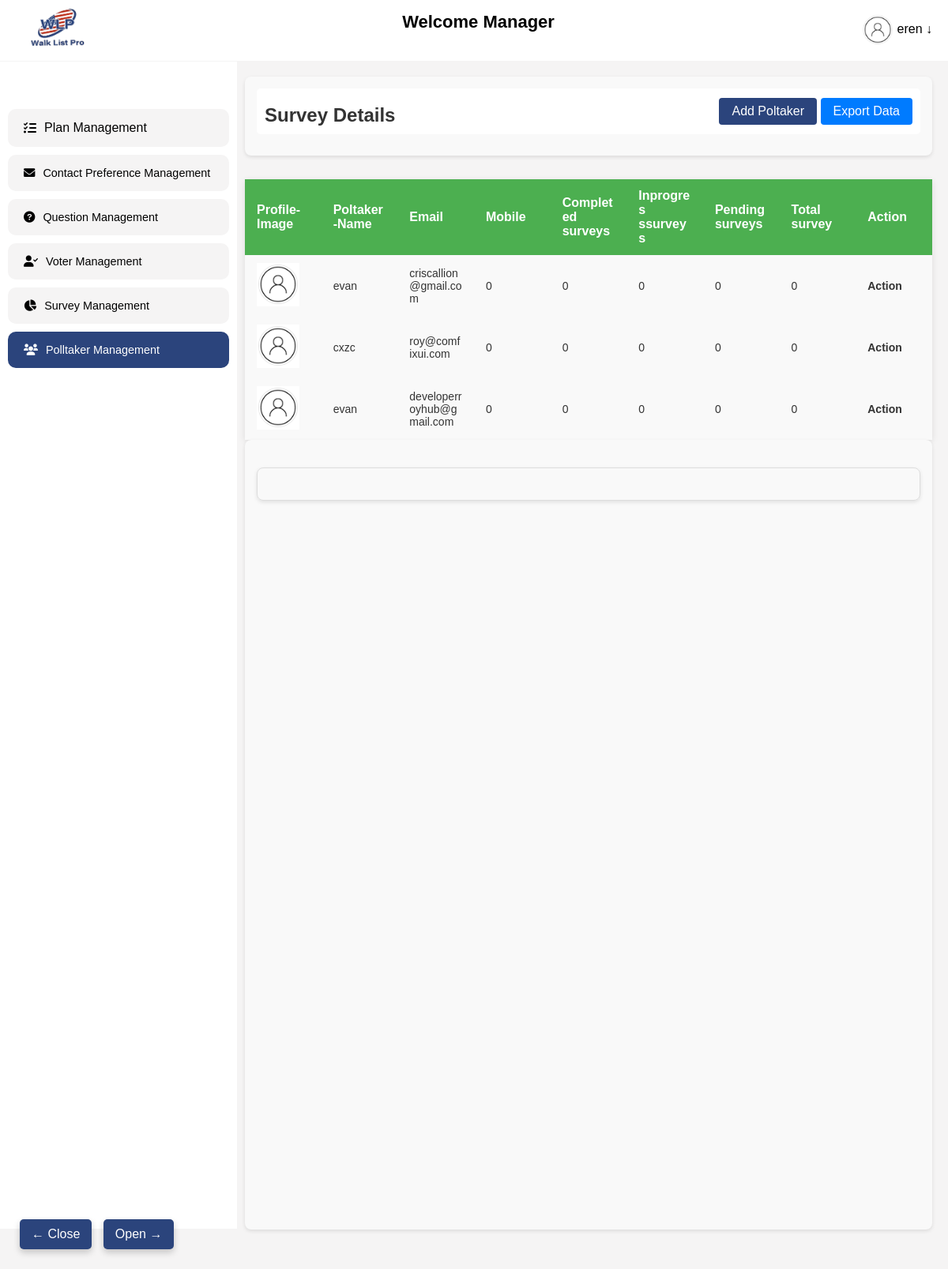
The app's page /add-poltaker/ (signed in), older data.
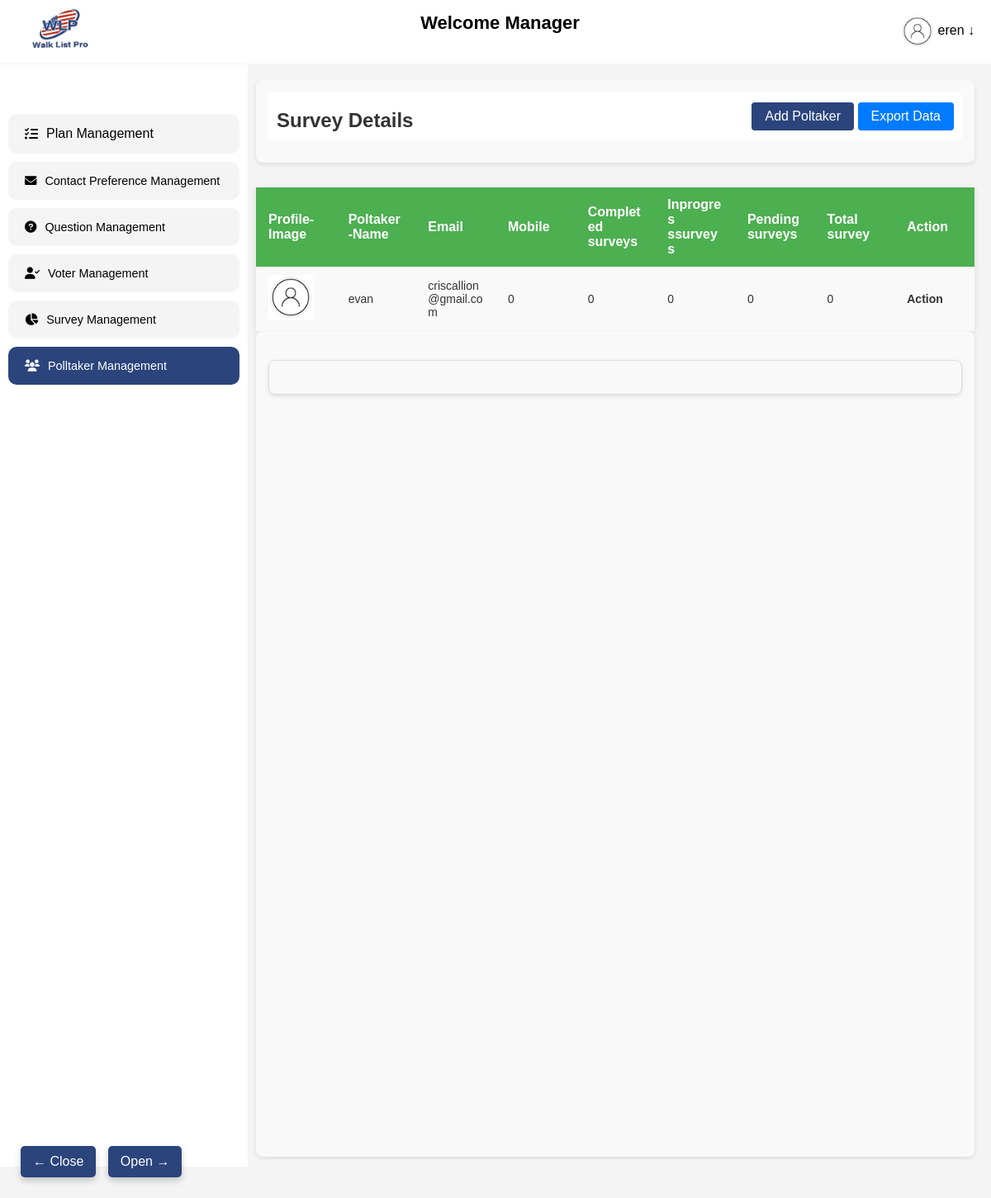
The same page, newer data.
### walkapp/models.py (models this page shows, shortened)
class Poltaker(models.Model):
    user = models.ForeignKey(User, on_delete=models.CASCADE, related_name="poltakers")
    name = models.CharField(max_length=100)
    mobile = models.IntegerField(default=0)
    email = models.EmailField(unique=True)
    zip_code = models.CharField(max_length=10)
    password = models.CharField(max_length=128)  # Store hashed password
    Street = models.CharField(max_length=10,default='0')
    city = models.CharField(max_length=10,default='0')
    state = models.CharField(max_length=10,default='0')
    password = models.CharField(max_length=128)  # Store hashed password
    completed_surveys = models.IntegerField(default=0)
    inprogress_surveys = models.IntegerField(default=0)
    pending_surveys = models.IntegerField(default=0)
    total_survey = models.IntegerField(default=0)
    password_changed = models.BooleanField(default=False)  # Add this field
    password_reset_token = models.CharField(max_length=256, null=True, blank=True)

### walkapp/views.py (the view, shortened to what this page needs)
# urls.py: path('add-poltaker/', views.add_poltaker, name='add_poltaker'),
@login_required
def add_poltaker(request):
    can_add_poltaker = True  # Default assumption
    poltakers = Poltaker.objects.filter(user=request.user)
    username = request.user.username if request.user.is_authenticated else None
    return render(request, 'user/add_poltaker.html', {
        'poltakers': poltakers,
        'can_add_poltaker': can_add_poltaker,
        'username': username,
    })

### template/user/add_poltaker.html (shortened to what the changed rows need)
{% extends 'base.html' %}
{% load static %}
{% block content %}
<link rel="stylesheet" href="https://cdnjs.cloudflare.com/ajax/libs/font-awesome/6.0.0-beta3/css/all.min.css">
</head>
<body>
    <div style="display: flex;">
        <div class="main-content">
            <table class="contact-list-table">
                <thead>
                    <tr>
                        <th>Profile-Image</th>
                        <th>Poltaker-Name</th>
                        <th>Email</th>
                        <th>Mobile</th>
                        <th>Completed surveys</th>
                        <th>Inprogres ssurveys</th>
                        <th>Pending surveys</th>
                        <th>Total survey</th>
                        <th>Action</th>
                    </tr>
                </thead>
                <tbody>
                    {% if poltakers %}
                    {% for poltaker in poltakers %}
                    <tr>
                        <td><img src="{% static 'img/logo2.png' %}" alt=""></td>
                        <td>{{ poltaker.name }}</td>
                        <td>{{ poltaker.email }}</td>
                        <td>{{ poltaker.mobile }}</td>
                        <td>{{ poltaker.completed_surveys }}</td>
                        <td>{{poltaker.inprogress_surveys }}</td>
                        <td>{{ poltaker.pending_surveys }}</td>
                        <td>{{ poltaker.total_survey }}</td>
                        <td style="font-weight: bold;">Action</td>
                    </tr>
                    {% endfor %}
                    {% else %}
                    <p>No Poltakers added yet.</p>
                    {% endif %}
                </tbody>
            </table>
        </div>
        <link rel="stylesheet" href="scripts.js">
        <link rel="stylesheet" href="{% static 'css/poltaker.css' %}">
        {% endblock %}

Row changes from the older to the newer data that the page shows:
removed Poltaker: name "cxzc", email "roy@comfixui.com", mobile "0", completed_surveys "0", inprogress_surveys "0", pending_surveys "0", total_survey "0"
removed Poltaker: name "evan", email "developerroyhub@gmail.com", mobile "0", completed_surveys "0", inprogress_surveys "0", pending_surveys "0", total_survey "0"
